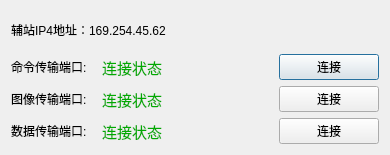
<?xml version="1.0" encoding="UTF-8"?>
<ui version="4.0">
 <class>CommunicationDlg</class>
 <widget class="QDialog" name="CommunicationDlg">
  <property name="geometry">
   <rect>
    <x>0</x>
    <y>0</y>
    <width>390</width>
    <height>155</height>
   </rect>
  </property>
  <property name="windowTitle">
   <string>通信设置</string>
  </property>
  <property name="styleSheet">
   <string notr="true">font: 9pt &quot;微软雅黑&quot;;</string>
  </property>
  <layout class="QGridLayout" name="gridLayout_4">
   <item row="0" column="0">
    <widget class="QLabel" name="label">
     <property name="text">
      <string>辅站IP4地址：169.254.45.62</string>
     </property>
    </widget>
   </item>
   <item row="1" column="0">
    <layout class="QGridLayout" name="gridLayout">
     <property name="horizontalSpacing">
      <number>15</number>
     </property>
     <item row="0" column="2">
      <widget class="QLabel" name="label_statusMessage">
       <property name="sizePolicy">
        <sizepolicy hsizetype="Fixed" vsizetype="Preferred">
         <horstretch>0</horstretch>
         <verstretch>0</verstretch>
        </sizepolicy>
       </property>
       <property name="font">
        <font>
         <family>隶书</family>
         <pointsize>11</pointsize>
         <weight>50</weight>
         <italic>false</italic>
         <bold>false</bold>
        </font>
       </property>
       <property name="styleSheet">
        <string notr="true">font: 11pt &quot;隶书&quot;;
color: rgb(0, 170, 0);</string>
       </property>
       <property name="text">
        <string>连接状态</string>
       </property>
      </widget>
     </item>
     <item row="0" column="4">
      <widget class="QPushButton" name="pushButton_Message">
       <property name="minimumSize">
        <size>
         <width>100</width>
         <height>0</height>
        </size>
       </property>
       <property name="maximumSize">
        <size>
         <width>100</width>
         <height>16777215</height>
        </size>
       </property>
       <property name="text">
        <string>连接</string>
       </property>
      </widget>
     </item>
     <item row="0" column="3">
      <spacer name="horizontalSpacer">
       <property name="orientation">
        <enum>Qt::Horizontal</enum>
       </property>
       <property name="sizeHint" stdset="0">
        <size>
         <width>40</width>
         <height>20</height>
        </size>
       </property>
      </spacer>
     </item>
     <item row="0" column="1">
      <widget class="QLabel" name="label_2">
       <property name="sizePolicy">
        <sizepolicy hsizetype="Fixed" vsizetype="Preferred">
         <horstretch>0</horstretch>
         <verstretch>0</verstretch>
        </sizepolicy>
       </property>
       <property name="text">
        <string>命令传输端口:</string>
       </property>
      </widget>
     </item>
    </layout>
   </item>
   <item row="2" column="0">
    <layout class="QGridLayout" name="gridLayout_2">
     <property name="horizontalSpacing">
      <number>15</number>
     </property>
     <item row="0" column="1">
      <widget class="QLabel" name="label_3">
       <property name="sizePolicy">
        <sizepolicy hsizetype="Fixed" vsizetype="Preferred">
         <horstretch>0</horstretch>
         <verstretch>0</verstretch>
        </sizepolicy>
       </property>
       <property name="text">
        <string>图像传输端口:</string>
       </property>
      </widget>
     </item>
     <item row="0" column="6">
      <widget class="QPushButton" name="pushButton_Image">
       <property name="minimumSize">
        <size>
         <width>100</width>
         <height>0</height>
        </size>
       </property>
       <property name="maximumSize">
        <size>
         <width>100</width>
         <height>16777215</height>
        </size>
       </property>
       <property name="text">
        <string>连接</string>
       </property>
      </widget>
     </item>
     <item row="0" column="2">
      <widget class="QLabel" name="label_statusImage">
       <property name="sizePolicy">
        <sizepolicy hsizetype="Fixed" vsizetype="Preferred">
         <horstretch>0</horstretch>
         <verstretch>0</verstretch>
        </sizepolicy>
       </property>
       <property name="font">
        <font>
         <family>隶书</family>
         <pointsize>11</pointsize>
         <weight>50</weight>
         <italic>false</italic>
         <bold>false</bold>
        </font>
       </property>
       <property name="styleSheet">
        <string notr="true">font: 11pt &quot;隶书&quot;;
color: rgb(0, 170, 0);</string>
       </property>
       <property name="text">
        <string>连接状态</string>
       </property>
      </widget>
     </item>
     <item row="0" column="3">
      <spacer name="horizontalSpacer_2">
       <property name="orientation">
        <enum>Qt::Horizontal</enum>
       </property>
       <property name="sizeHint" stdset="0">
        <size>
         <width>40</width>
         <height>20</height>
        </size>
       </property>
      </spacer>
     </item>
    </layout>
   </item>
   <item row="3" column="0">
    <layout class="QGridLayout" name="gridLayout_3">
     <property name="horizontalSpacing">
      <number>15</number>
     </property>
     <item row="0" column="0">
      <widget class="QLabel" name="label_4">
       <property name="sizePolicy">
        <sizepolicy hsizetype="Fixed" vsizetype="Preferred">
         <horstretch>0</horstretch>
         <verstretch>0</verstretch>
        </sizepolicy>
       </property>
       <property name="text">
        <string>数据传输端口:</string>
       </property>
      </widget>
     </item>
     <item row="0" column="5">
      <widget class="QPushButton" name="pushButton_Data">
       <property name="minimumSize">
        <size>
         <width>100</width>
         <height>0</height>
        </size>
       </property>
       <property name="maximumSize">
        <size>
         <width>100</width>
         <height>16777215</height>
        </size>
       </property>
       <property name="text">
        <string>连接</string>
       </property>
      </widget>
     </item>
     <item row="0" column="1">
      <widget class="QLabel" name="label_statusData">
       <property name="sizePolicy">
        <sizepolicy hsizetype="Fixed" vsizetype="Preferred">
         <horstretch>0</horstretch>
         <verstretch>0</verstretch>
        </sizepolicy>
       </property>
       <property name="font">
        <font>
         <family>隶书</family>
         <pointsize>11</pointsize>
         <weight>50</weight>
         <italic>false</italic>
         <bold>false</bold>
        </font>
       </property>
       <property name="styleSheet">
        <string notr="true">font: 11pt &quot;隶书&quot;;
color: rgb(0, 170, 0);</string>
       </property>
       <property name="text">
        <string>连接状态</string>
       </property>
      </widget>
     </item>
     <item row="0" column="2">
      <spacer name="horizontalSpacer_3">
       <property name="orientation">
        <enum>Qt::Horizontal</enum>
       </property>
       <property name="sizeHint" stdset="0">
        <size>
         <width>40</width>
         <height>20</height>
        </size>
       </property>
      </spacer>
     </item>
    </layout>
   </item>
  </layout>
 </widget>
 <layoutdefault spacing="6" margin="11"/>
 <resources/>
 <connections/>
</ui>
